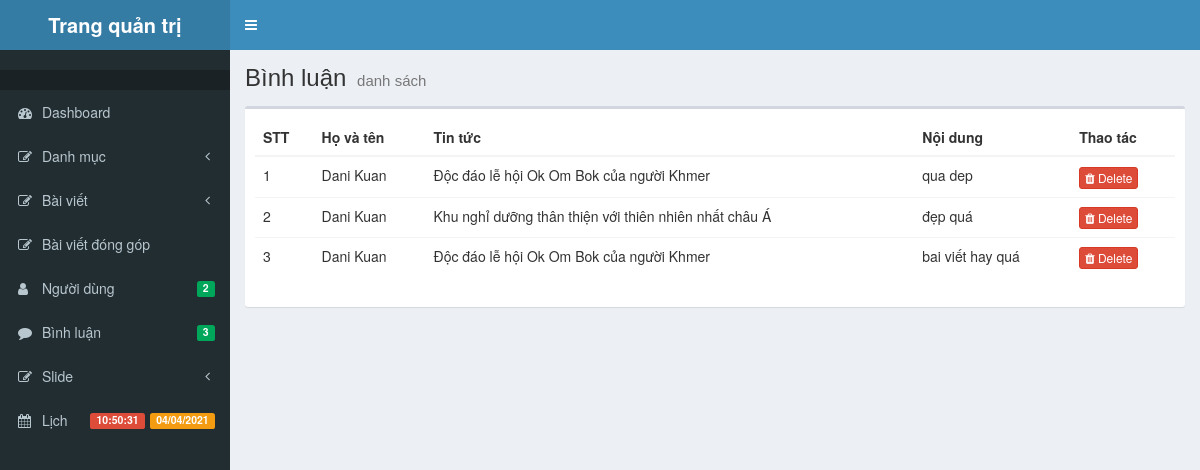
/admin/modules/comment/index.php, run on the app's committed database.
### tables this page shows
CREATE TABLE `binh_luan` (
  `id` int(11) NOT NULL,
  `nguoi_dung_id` int(11) DEFAULT NULL,
  `tin_tuc_id` int(11) DEFAULT NULL,
  `noi_dung` text,
  `created_at` timestamp NOT NULL DEFAULT CURRENT_TIMESTAMP ON UPDATE CURRENT_TIMESTAMP
);

CREATE TABLE `nguoi_dung` (
  `id_nguoi_dung` int(11) NOT NULL,
  `ho_ten` varchar(255) DEFAULT NULL,
  `mat_khau` varchar(100) NOT NULL,
  `email` varchar(30) DEFAULT NULL
);

CREATE TABLE `tin_tuc` (
  `id_tin` int(20) NOT NULL,
  `tieu_de` varchar(300) DEFAULT NULL,
  `danh_muc_id` int(15) DEFAULT NULL,
  `hinh_anh` varchar(255) DEFAULT NULL,
  `noi_dung` text,
  `luot_xem` int(11) DEFAULT '0',
  `id_nguoi_dang` int(11) NOT NULL,
  `hien_thi` tinyint(20) NOT NULL DEFAULT '1'
);

### libraries/function.php (called while the page is built, shortened)
<?php
    function base_url()
    {
        return $url = 'http://localhost:88/tintucdulich/';
    }
    function modules($url)
    {
        return base_url() . "admin/modules/" . $url;
    }
?>

### libraries/Database.php (called while the page is built, shortened)
<?php
class Database {
    protected $link;
    public function __construct() {
        $this->link = mysqli_connect("localhost", "root", "", "web_tintuc_dulich") or die("ket noi khong thanh cong");
        mysqli_set_charset($this->link, "utf8");
    }
    public function countTable($attr,$table) {
        $sql = "SELECT $attr FROM  {$table}";
        $result = mysqli_query($this->link, $sql) or die("Lỗi Truy Vấn countTable----" . mysqli_error($this->link));
        $num = mysqli_num_rows($result);
        return $num;
    }
    public function query($sql)
    {
        return mysqli_query($this->link, $sql);
    }
}

### admin/autoload/autoload.php (called while the page is built, shortened)
<?php
    require_once __DIR__."/../../libraries/Database.php";
    require_once __DIR__."/../../libraries/function.php";
    $db = new Database();
?>

### admin/modules/comment/index.php (the view, shortened to what this page needs)
<?php
$open = "comment";
include  "../../autoload/autoload.php";
?>
<?php include "../../layouts/head.php"?>
<body class="hold-transition skin-blue sidebar-mini">
    <div class="wrapper">
        <?php include "../../layouts/header.php"?>
        <?php include "../../layouts/sidebar.php"?>
        <div class="content-wrapper">
            <section class="content-header">
                <h1>
                    Bình luận
                    <small>danh sách</small>
                </h1>
            </section>
            <?php
            $comments = $db->query('SELECT binh_luan.id, binh_luan.nguoi_dung_id, binh_luan.tin_tuc_id, binh_luan.noi_dung, binh_luan.created_at, nguoi_dung.id_nguoi_dung, nguoi_dung.ho_ten, tin_tuc.id_tin, tin_tuc.tieu_de FROM binh_luan INNER JOIN nguoi_dung ON binh_luan.nguoi_dung_id = nguoi_dung.id_nguoi_dung
                INNER JOIN tin_tuc ON binh_luan.tin_tuc_id= tin_tuc.id_tin ORDER BY id DESC');
                ?>
                <section class="content">
                    <div class="box">
                        <div class="box-body">
                            <div class="table-responsive">
                                <table class="table table-hover">
                                    <thead>
                                        <tr>
                                            <th>STT</th>
                                            <th>Họ và tên</th>
                                            <th>Tin tức</th>
                                            <th>Nội dung</th>
                                            <th>Thao tác</th>
                                        </tr>
                                    </thead>
                                    <tbody>
                                        <?php $stt = 1; foreach ($comments as $item) : ?>
                                        <tr>
                                            <td><?= $stt ?></td>
                                            <td><?= $item['ho_ten'] ?></td>
                                            <td><?= $item['tieu_de'] ?></td>
                                            <td><?= $item['noi_dung'] ?></td>
                                            <td>
                                                <a onclick="return confirm('Bạn chắc chắn xóa ?')" href="delete.php?id=<?= $item['id'] ?>" class="btn btn-danger btn-xs"><i class="fa fa-trash"></i> Delete</a>
                                            </td>
                                        </tr>
                                        <?php $stt++; endforeach; ?>
                                    </tbody>
                                </table>
                            </div>
                        </div>
                    </div>
                </section>
            </div>
            <?php include "../../layouts/footer.php"?>

### admin/layouts/head.php (shortened to what this page needs)
<!DOCTYPE html>
<html>
<head>
  <link rel="stylesheet" href="<?= base_url() ?>public/admin/bower_components/bootstrap/dist/css/bootstrap.min.css">
  <link rel="stylesheet" href="<?= base_url() ?>public/admin/bower_components/font-awesome/css/font-awesome.min.css">
  <link rel="stylesheet" href="<?= base_url() ?>public/admin/bower_components/Ionicons/css/ionicons.min.css">
  <link rel="stylesheet" href="<?= base_url() ?>public/admin/dist/css/AdminLTE.min.css">
  <link rel="stylesheet" href="<?= base_url() ?>public/admin/dist/css/skins/_all-skins.min.css">
</head>

### admin/layouts/header.php (shortened to what this page needs)
<header class="main-header">
    <a href="http://localhost:88/tintucdulich/admin/" class="logo">
        <span class="logo-lg"><b>Trang quản trị</b></span>
    </a>
    <nav class="navbar navbar-static-top">
        <a href="#" class="sidebar-toggle" data-toggle="push-menu" role="button">
        </a>
        <div class="navbar-custom-menu">
            <ul class="nav navbar-nav">
                <li class="dropdown user user-menu">
                    <a href="#" class="dropdown-toggle" data-toggle="dropdown">
                    </a>
                </li>
            </ul>
        </div>
    </nav>
</header>

### admin/layouts/sidebar.php (shortened to what this page needs)
<aside class="main-sidebar">
  <section class="sidebar">
    <ul class="sidebar-menu" data-widget="tree" style="margin-top:20px ">
      <li class="header"></li>
      <li class="<?php echo(isset($open) && $open == 'dashboard' ? 'active' : '') ?>">
        <a href="<?= base_url() ?>admin">
          <i class="fa fa-dashboard"></i> <span>Dashboard</span>
        </a>
      </li>
      <li class="treeview <?php echo(isset($open) && $open == 'danhmuc' ? 'active' : '') ?>">
        <a href="#">
          <i class="fa fa-edit"></i> <span>Danh mục</span>
          <span class="pull-right-container">
            <i class="fa fa-angle-left pull-right"></i>
          </span>
        </a>
      </li>
      <li class="treeview <?php echo(isset($open) && $open == 'news' ? 'active' : '') ?>">
        <a href="#">
          <i class="fa fa-edit"></i> <span>Bài viết</span>
          <span class="pull-right-container">
            <i class="fa fa-angle-left pull-right"></i>
          </span>
        </a>
      </li>
    <li class="<?php echo(isset($open) && $open == 'userpost' ? 'active' : '') ?>">
        <a href="<?= modules("userpost") ?>">
          <i class="fa fa-edit"></i> <span>Bài viết đóng góp</span>
        </a>
      </li>
      <li class="<?php echo(isset($open) && $open == 'customer' ? 'active' : '') ?>">
        <?php $total = $db->countTable('id_nguoi_dung', 'nguoi_dung'); ?>
        <a href="<?= modules("customer") ?>">
          <i class="fa fa-user"></i> <span>Người dùng</span>
          <span class="pull-right-container">
            <small class="label pull-right bg-green"><?= $total ?></small>
          </span>
        </a>
      </li>
      <li class="<?php echo(isset($open) && $open == 'commnent' ? 'active' : '') ?>">
        <?php $total = $db->countTable("id","binh_luan"); ?>
        <a href="<?= modules("comment") ?>">
          <i class="fa fa-comment"></i> <span>Bình luận</span>
          <span class="pull-right-container">
            <small class="label pull-right bg-green"><?= $total ?></small>
          </span>
        </a>
      </li>
      <li class="treeview <?php echo(isset($open) && $open == 'slide' ? 'active' : '') ?>">
        <a href="#">
          <i class="fa fa-edit"></i> <span>Slide</span>
          <span class="pull-right-container">
            <i class="fa fa-angle-left pull-right"></i>
          </span>
        </a>
      </li>
      <li>
       <a href="../calendar.html">
        <i class="fa fa-calendar"></i> <span>Lịch</span>
        <span class="pull-right-container">
          <small class="label pull-right bg-yellow"><?php date_default_timezone_set("ASia/Ho_Chi_Minh"); echo date("d/m/Y"); ?></small>
          <small class="label pull-right bg-red"><?php echo date("H:i:s") ?></small>
        </span>
      </a>
    </li>
  </ul>
</section>
</aside>

### admin/layouts/footer.php (shortened to what this page needs)
</div>
</body>
</html>

### data on the page
binh_luan: nguoi_dung.ho_ten "Dani Kuan", tin_tuc.tieu_de "Độc đáo lễ hội Ok Om Bok của người Khmer", noi_dung "qua dep"
binh_luan: nguoi_dung.ho_ten "Dani Kuan", tin_tuc.tieu_de "Khu nghỉ dưỡng thân thiện với thiên nhiên nhất châu Á", noi_dung "đẹp quá"
binh_luan: nguoi_dung.ho_ten "Dani Kuan", tin_tuc.tieu_de "Độc đáo lễ hội Ok Om Bok của người Khmer", noi_dung "bai viết hay quá"

### other printed values
$total "2"
$total "3"
